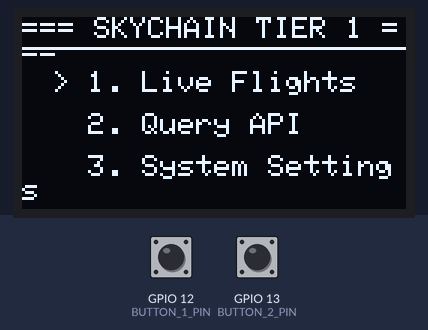
The sketch below on a simulated ESP32. On the bench: 128×64 one-colour display. The inputs (shaded band) are chosen by the test bench; at power-on: GPIO 13 (BUTTON_2_PIN) HIGH, GPIO 12 (BUTTON_1_PIN) HIGH. WiFi joins after 1.5 s; servers stay silent unless stated.

Above: at 3.8 s.
3.9 s: GPIO 13 (BUTTON_2_PIN) pulled LOW for 1 s
At 5.8 s:
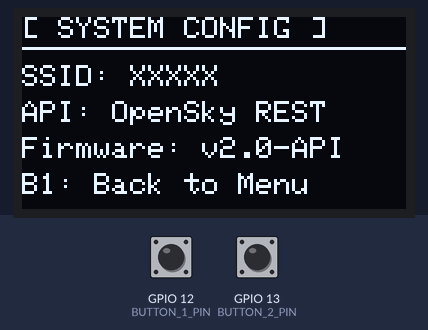
6.4 s: GPIO 12 (BUTTON_1_PIN) pulled LOW for 0.15 s
At 8.1 s:
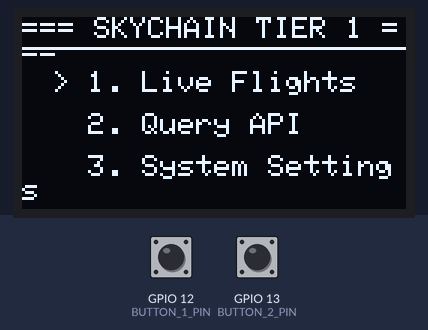
8.4 s: GPIO 12 (BUTTON_1_PIN) pulled LOW for 0.15 s
At 9.6 s:
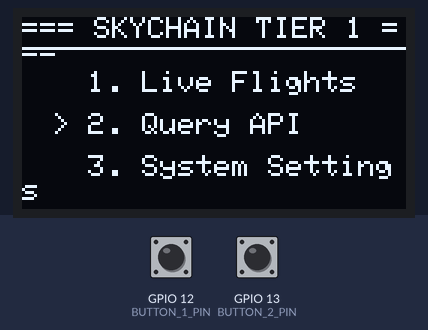
10.4 s: GPIO 13 (BUTTON_2_PIN) pulled LOW for 3.2 s
At 12.0 s:
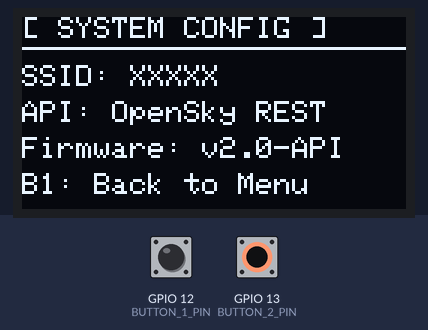
Timing chart, 0 to 13.5 s (numbered marks = the images above; inputs shaded):
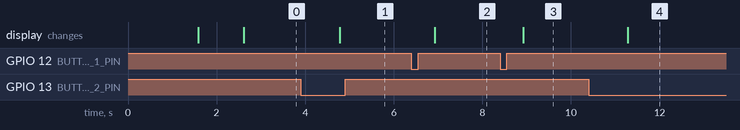

Measured:
- after the input at 3.9 s, the display: changes after 0.88 s (image 1)
- after the input at 6.4 s, the display: changes after 0.53 s (image 2)
- after the input at 8.4 s, the display: changes after 0.53 s (image 3)
- after the input at 10.4 s, the display: changes after 0.88 s (image 4)

The sketch:

final_firmware.ino
```cpp
#include <Arduino.h>
#include <Wire.h>
#include <WiFi.h>
#include <HTTPClient.h>
#include <ArduinoJson.h>
#include <Adafruit_GFX.h>
#include <Adafruit_SSD1306.h>

#define SCREEN_WIDTH 128
#define SCREEN_HEIGHT 64
#define OLED_RESET -1
#define SCREEN_ADDRESS 0x3C

#define BUTTON_1_PIN 12
#define BUTTON_2_PIN 13

#define DEBOUNCE_DELAY 50
#define LONG_PRESS_TIME 800
#define DOUBLE_CLICK_TIME 300

const char* WIFI_SSID = "XXXXX";
const char* WIFI_PASS = "XXXXX";
const char* OPENSKY_URL = "https://opensky-network.org/api/states/all";

Adafruit_SSD1306 display(SCREEN_WIDTH, SCREEN_HEIGHT, &Wire, OLED_RESET);

enum AppState {
  STATE_MAIN_MENU,
  STATE_LIVE_FLIGHTS,
  STATE_SETTINGS,
  STATE_ACTIONS
};

AppState currentState = STATE_MAIN_MENU;

int menuIndex = 0;
const int TOTAL_MENU_ITEMS = 3;
const char* menuItems[] = {"1. Live Flights", "2. Query API", "3. System Settings"};

String flightCallsign = "N/A";
String flightCountry = "N/A";
float flightAlt = 0.0;

struct ButtonState {
  uint8_t pin;
  bool lastReading;
  bool stableState;
  unsigned long lastDebounceTime;
  unsigned long pressStartTime;
  unsigned long lastClickTime;
  uint8_t clickCount;
  bool longPressHandled;
};

ButtonState btn1 = {BUTTON_1_PIN, HIGH, HIGH, 0, 0, 0, 0, false};
ButtonState btn2 = {BUTTON_2_PIN, HIGH, HIGH, 0, 0, 0, 0, false};

void drawMenu();
void drawLiveFlights();
void drawSettings();
void drawActions();
void fetchOpenSkyData();
void handleButtonEvent(uint8_t btnId, uint8_t eventType);
void updateButton(ButtonState &btn, uint8_t btnId);

void setup() {
  Serial.begin(115200);

  pinMode(btn1.pin, INPUT_PULLUP);
  pinMode(btn2.pin, INPUT_PULLUP);

  if (!display.begin(SSD1306_SWITCHCAPVCC, SCREEN_ADDRESS)) {
    for (;;);
  }

  display.clearDisplay();
  display.setTextSize(1);
  display.setTextColor(SSD1306_WHITE);
  display.setCursor(10, 20);
  display.println(F("SkyChain Tier 1"));
  display.setCursor(10, 35);
  display.println(F("Connecting WiFi..."));
  display.display();

  WiFi.begin(WIFI_SSID, WIFI_PASS);
  while (WiFi.status() != WL_CONNECTED) {
    delay(500);
  }

  display.clearDisplay();
  display.setCursor(10, 25);
  display.println(F("WiFi Connected!"));
  display.display();
  delay(1000);

  drawMenu();
}

void loop() {
  updateButton(btn1, 1);
  updateButton(btn2, 2);
}

void updateButton(ButtonState &btn, uint8_t btnId) {
  bool reading = digitalRead(btn.pin);
  unsigned long now = millis();

  if (reading != btn.lastReading) {
    btn.lastDebounceTime = now;
  }

  if ((now - btn.lastDebounceTime) > DEBOUNCE_DELAY) {
    if (reading != btn.stableState) {
      btn.stableState = reading;

      if (btn.stableState == LOW) {
        btn.pressStartTime = now;
        btn.longPressHandled = false;
      } else {
        if (!btn.longPressHandled) {
          btn.clickCount++;
          btn.lastClickTime = now;
        }
      }
    }
  }

  if (btn.stableState == LOW && !btn.longPressHandled) {
    if ((now - btn.pressStartTime) >= LONG_PRESS_TIME) {
      btn.longPressHandled = true;
      btn.clickCount = 0;
      handleButtonEvent(btnId, 3);
    }
  }

  if (btn.clickCount > 0 && (now - btn.lastClickTime) > DOUBLE_CLICK_TIME) {
    if (btn.clickCount == 1) {
      handleButtonEvent(btnId, 1);
    } else if (btn.clickCount >= 2) {
      handleButtonEvent(btnId, 2);
    }
    btn.clickCount = 0;
  }

  btn.lastReading = reading;
}

void fetchOpenSkyData() {
  if (WiFi.status() == WL_CONNECTED) {
    HTTPClient http;
    http.begin(OPENSKY_URL);
    int httpResponseCode = http.GET();

    if (httpResponseCode > 0) {
      String payload = http.getString();
      DynamicJsonDocument doc(16384);
      DeserializationError error = deserializeJson(doc, payload);

      if (!error) {
        JsonArray states = doc["states"];
        if (!states.isNull() && states.size() > 0) {
          JsonArray firstAircraft = states[0];
          flightCallsign = firstAircraft[1].as<String>();
          flightCountry = firstAircraft[2].as<String>();
          flightAlt = firstAircraft[7].as<float>();
        }
      }
    }
    http.end();
  }
}

void handleButtonEvent(uint8_t btnId, uint8_t eventType) {
  if (btnId == 1) {
    if (eventType == 1) {
      if (currentState == STATE_MAIN_MENU) {
        menuIndex = (menuIndex + 1) % TOTAL_MENU_ITEMS;
        drawMenu();
      } else {
        currentState = STATE_MAIN_MENU;
        drawMenu();
      }
    } else if (eventType == 2) {
      if (currentState == STATE_MAIN_MENU) {
        if (menuIndex == 0) {
          currentState = STATE_LIVE_FLIGHTS;
          fetchOpenSkyData();
          drawLiveFlights();
        } else if (menuIndex == 1) {
          currentState = STATE_ACTIONS;
          fetchOpenSkyData();
          drawActions();
        } else if (menuIndex == 2) {
          currentState = STATE_SETTINGS;
          drawSettings();
        }
      }
    } else if (eventType == 3) {
      currentState = STATE_MAIN_MENU;
      drawMenu();
    }
  }
  else if (btnId == 2) {
    if (eventType == 1) {
      if (currentState == STATE_LIVE_FLIGHTS) {
        fetchOpenSkyData();
        drawLiveFlights();
      }
    } else if (eventType == 2) {
      currentState = STATE_MAIN_MENU;
      drawMenu();
    } else if (eventType == 3) {
      currentState = STATE_SETTINGS;
      drawSettings();
    }
  }
}

void drawMenu() {
  display.clearDisplay();
  display.setTextSize(1);
  display.setCursor(0, 0);
  display.println(F("=== SKYCHAIN TIER 1 ==="));
  display.drawLine(0, 10, 128, 10, SSD1306_WHITE);

  for (int i = 0; i < TOTAL_MENU_ITEMS; i++) {
    display.setCursor(10, 18 + (i * 14));
    if (i == menuIndex) {
      display.print(F("> "));
    } else {
      display.print(F("  "));
    }
    display.println(menuItems[i]);
  }

  display.display();
}

void drawLiveFlights() {
  display.clearDisplay();
  display.setTextSize(1);
  display.setCursor(0, 0);
  display.println(F("[ OPENSKY FLIGHTS ]"));
  display.drawLine(0, 10, 128, 10, SSD1306_WHITE);

  display.setCursor(0, 16);
  display.print(F("Flight: ")); display.println(flightCallsign);
  display.setCursor(0, 28);
  display.print(F("Origin: ")); display.println(flightCountry);
  display.setCursor(0, 40);
  display.print(F("Altitude: ")); display.print(flightAlt); display.println(F("m"));
  display.setCursor(0, 52);
  display.println(F("B2: Refresh | B1: Back"));

  display.display();
}

void drawActions() {
  display.clearDisplay();
  display.setTextSize(1);
  display.setCursor(0, 0);
  display.println(F("[ API QUERY STATUS ]"));
  display.drawLine(0, 10, 128, 10, SSD1306_WHITE);

  display.setCursor(0, 20);
  display.println(F("API Request Sent!"));
  display.setCursor(0, 36);
  display.print(F("Parsed Callsign: ")); display.println(flightCallsign);
  display.setCursor(0, 52);
  display.println(F("B1: Back to Menu"));

  display.display();
}

void drawSettings() {
  display.clearDisplay();
  display.setTextSize(1);
  display.setCursor(0, 0);
  display.println(F("[ SYSTEM CONFIG ]"));
  display.drawLine(0, 10, 128, 10, SSD1306_WHITE);

  display.setCursor(0, 16);
  display.println(F("SSID: XXXXX"));
  display.setCursor(0, 28);
  display.println(F("API: OpenSky REST"));
  display.setCursor(0, 40);
  display.println(F("Firmware: v2.0-API"));
  display.setCursor(0, 52);
  display.println(F("B1: Back to Menu"));

  display.display();
}
```
